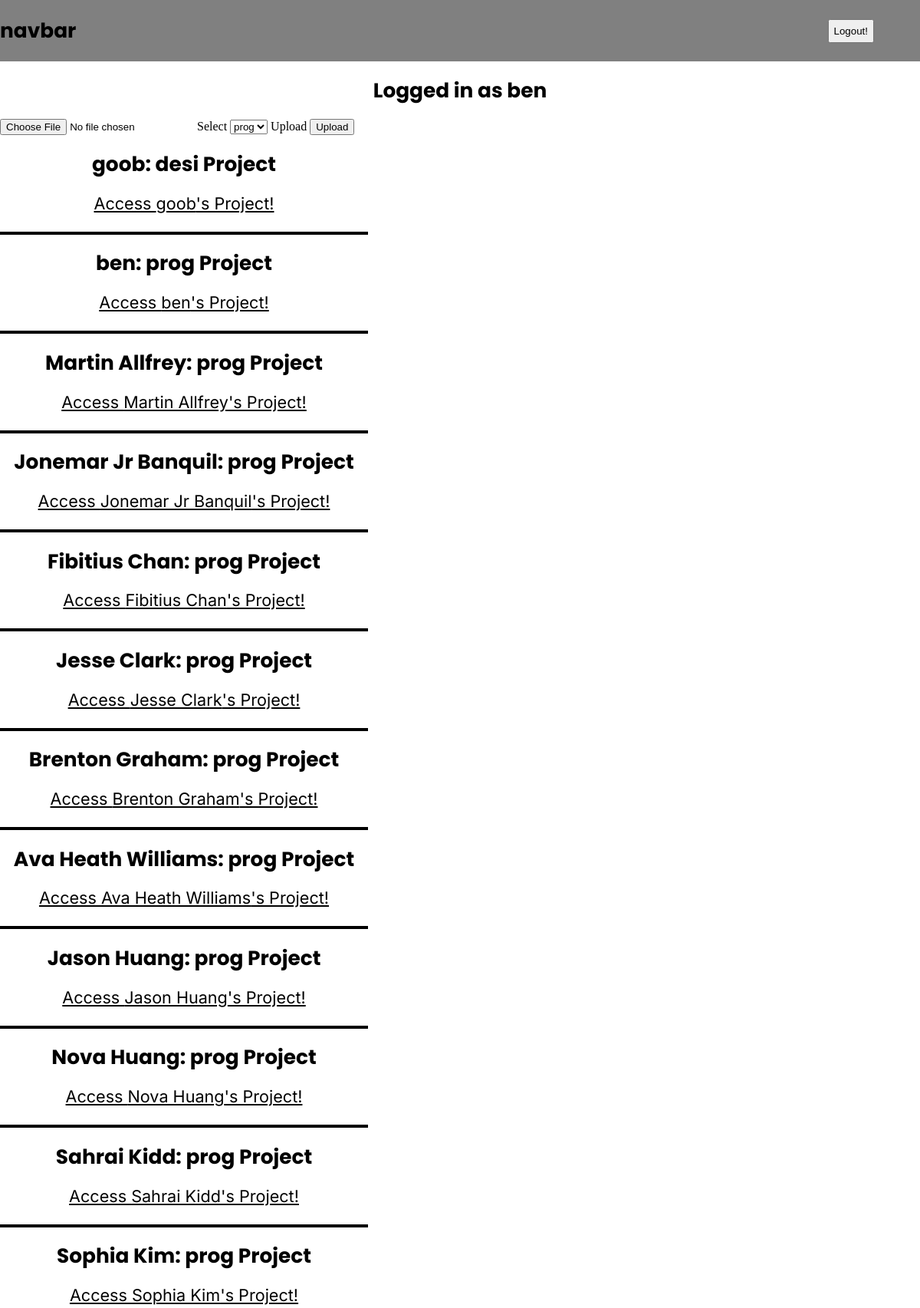
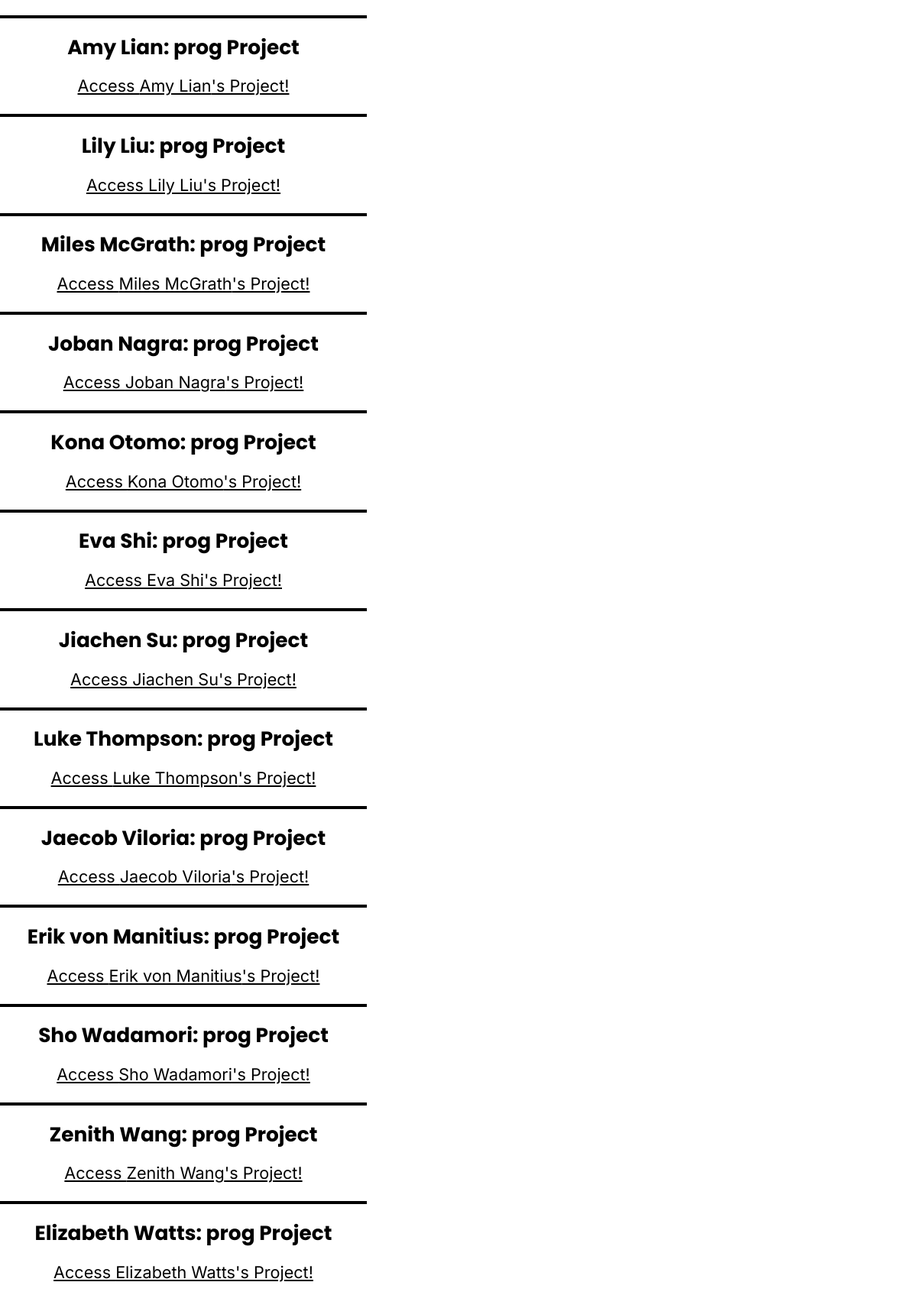
/profile (signed in, upper part), run on the app's committed database (2 pictures, top to bottom).
### server.py (models this page shows, shortened)
class Base(DeclarativeBase):
    pass

class Admin(Base, UserMixin):
    __tablename__ = 'Admin'
    id: Mapped[int] = mapped_column(primary_key=True)
    email: Mapped[str] = mapped_column(String(50))
    hash: Mapped[str]
    userproject: Mapped[List['UserProject']] = relationship(
        "UserProject", back_populates='admin')

class User(Base):
    __tablename__ = 'User'
    id: Mapped[int] = mapped_column(primary_key=True)
    name: Mapped[str] = mapped_column(String(50))
    email: Mapped[str] = mapped_column(String(50))
    year_level: Mapped[int]
    admin: Mapped[bool]
    user_projects: Mapped[List["UserProject"]] = relationship(
        "UserProject", back_populates="user")

class Project(Base):
    __tablename__ = 'Project'
    id: Mapped[int] = mapped_column(primary_key=True)
    type: Mapped[str] = mapped_column(String(50))
    user_projects: Mapped[List["UserProject"]] = relationship(
        "UserProject", back_populates="project")
    standard_projects: Mapped[List["ProjectStandard"]] = relationship(
        "ProjectStandard", back_populates="project")

### server.py (the view)
@app.route('/profile', methods=['POST', 'GET'])
@login_required
def profile():
    form = NewUser()
    search_form = SearchUser(request.form)
    with Session(engine) as sql_session:
        q = select(Project)
        project_types = sql_session.scalars(q).all()
    form.dropdown.choices = [i.type for i in project_types]
    if form.validate_on_submit():
        file = form.file.data
        selected = form.dropdown.data
        print("VALID FILE:", file, selected)
        new_user(file, selected)
    else:
        if request.method == 'POST':
            print("ERRORS:", form.errors)
    AdProj = select(UserProject).where(
        UserProject.admin_id == current_user.id)
    with Session(engine) as session:
        user_projects = session.scalars(AdProj).all()
        projects = []
        for i in user_projects:
            projects.append({
                'id': i.id,
                'user': i.user.name,
                'type': i.project.type,
                'projstand': i.project.id,
                'user_id': i.user.id
            })
    return render_template('profile.html',
                           projects=projects, form=form)

### server.py
class NewUser(FlaskForm):
    file = FileField('Browse Files:', validators=[
        FileRequired(), FileAllowed(['csv'], 'CSV only')
        ])
    dropdown = SelectField('Select', choices=[])
    upload = SubmitField('Upload')

class SearchUser(Form):
    UName = StringField('Enter User:', validators=[validators.InputRequired()])
    search = SubmitField('Search User:')

### server.py (called while the page is built)
@login_manager.user_loader
def load_user(user_id):
    query = select(Admin).where(Admin.id == user_id)
    with Session(engine) as session:
        obj = session.scalar(query)
    return obj

### templates/profile.html (shortened to what this page needs)
{% extends 'layout.html' %} {% block content %}
<h1 class="logged-in">Logged in as {{current_user.email}}</h1>
<form method="POST" enctype="multipart/form-data">
    {{ form.file() }}
    {{ form.dropdown.label }}
    {{ form.dropdown() }}
    {{ form.upload.label }}
    {{ form.upload() }}
</form>
{% for project in projects %}
<div class="indiv-project">
    <div class="centre-projects">
    <h1 class="">{{project['user']}}: {{project['type']}} Project</h1>
    <a href="project/{{project['projstand']}}/{{project['user_id']}}" class="project-link">Access {{project['user']}}'s Project!</a>
    </div>
    <div class="line between-projects"></div>
</div>
{% endfor %}
{% endblock %}

### static/css/style.css (style rules this page uses)
h1 { font-family: 'Poppins'; font-size: 2.2vw; }
body { padding:0; margin:0; }
.line { width:100vw; background-color: black; height:0.5vh; }
.project-link { font-family:'Inter'; color:black; font-size: 1.8vw; }
.indiv-project { width:40vw; display: flex; align-items: center; flex-direction: column; }
.between-projects { margin:2vw 0vw 0 0; width:100%; }
.centre-projects { display:flex; flex-direction: column; align-items: center; }
.logged-in { text-align: center; }

### data on the page
Admin: email "ben"
User: user "goob", user "goob"
Project: type "desi"
User: user "ben", user "ben"
Project: type "prog" "prog" "prog" "prog" "prog" "prog" "prog" "prog" "prog" "prog" "prog" "prog" "prog" "prog" "prog" "prog" "prog" "prog" "prog" "prog" "prog" "prog" "prog" "prog"
User: user "Martin Allfrey", user "Martin Allfrey"
User: user "Jonemar Jr Banquil", user "Jonemar Jr Banquil"
User: user "Fibitius Chan", user "Fibitius Chan"
User: user "Jesse Clark", user "Jesse Clark"
User: user "Brenton Graham", user "Brenton Graham"
User: user "Ava Heath Williams", user "Ava Heath Williams"
User: user "Jason Huang", user "Jason Huang"
User: user "Nova Huang", user "Nova Huang"
User: user "Sahrai Kidd", user "Sahrai Kidd"
User: user "Sophia Kim", user "Sophia Kim"
User: user "Amy Lian", user "Amy Lian"
User: user "Lily Liu", user "Lily Liu"
User: user "Miles McGrath", user "Miles McGrath"
User: user "Joban Nagra", user "Joban Nagra"
User: user "Kona Otomo", user "Kona Otomo"
User: user "Eva Shi", user "Eva Shi"
User: user "Jiachen Su", user "Jiachen Su"
User: user "Luke Thompson", user "Luke Thompson"
User: user "Jaecob Viloria", user "Jaecob Viloria"
User: user "Erik von Manitius", user "Erik von Manitius"
User: user "Sho Wadamori", user "Sho Wadamori"
User: user "Zenith Wang", user "Zenith Wang"
User: user "Elizabeth Watts", user "Elizabeth Watts"
